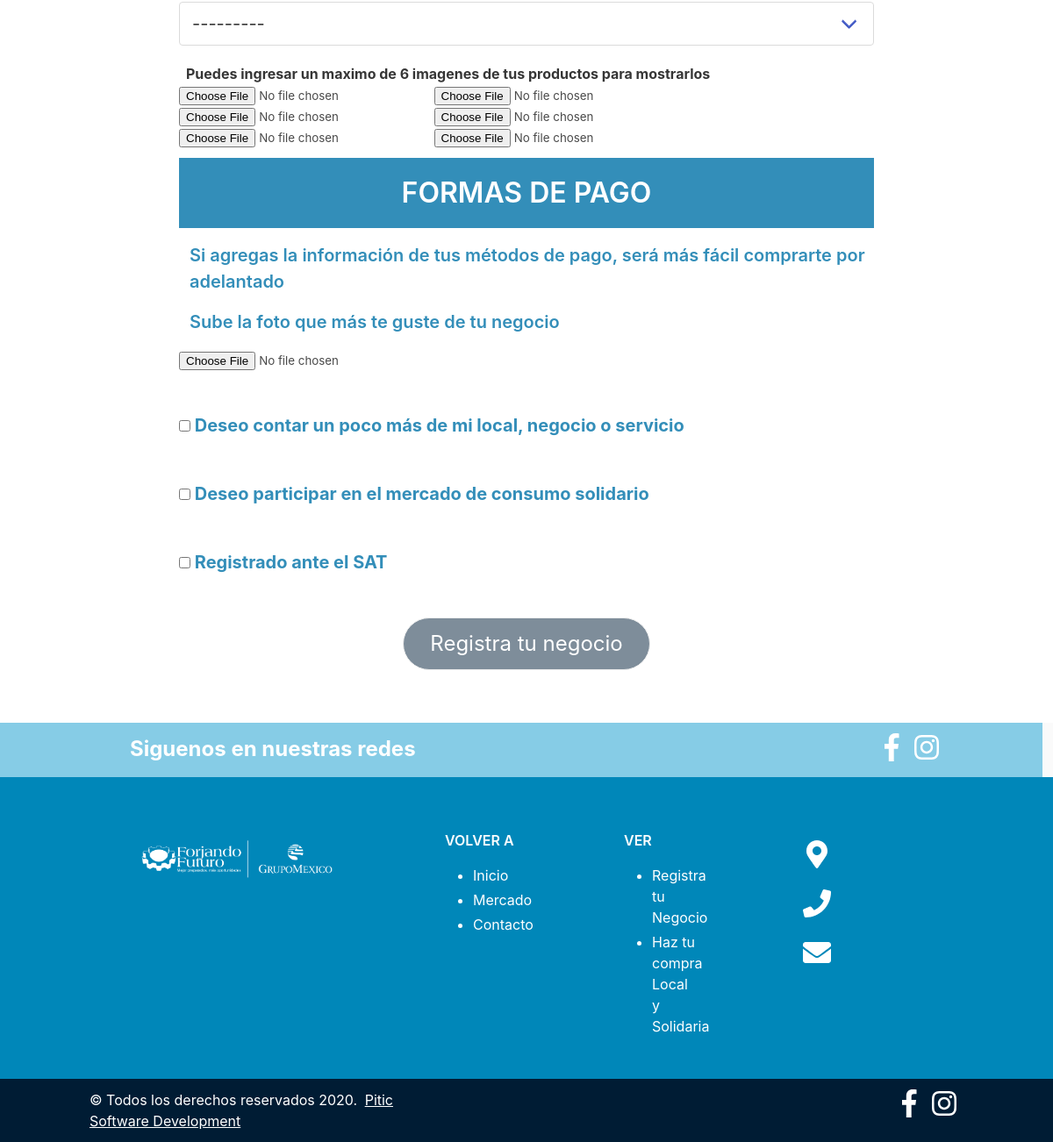
The page /market/register/ (lower part) on the database as committed earlier.
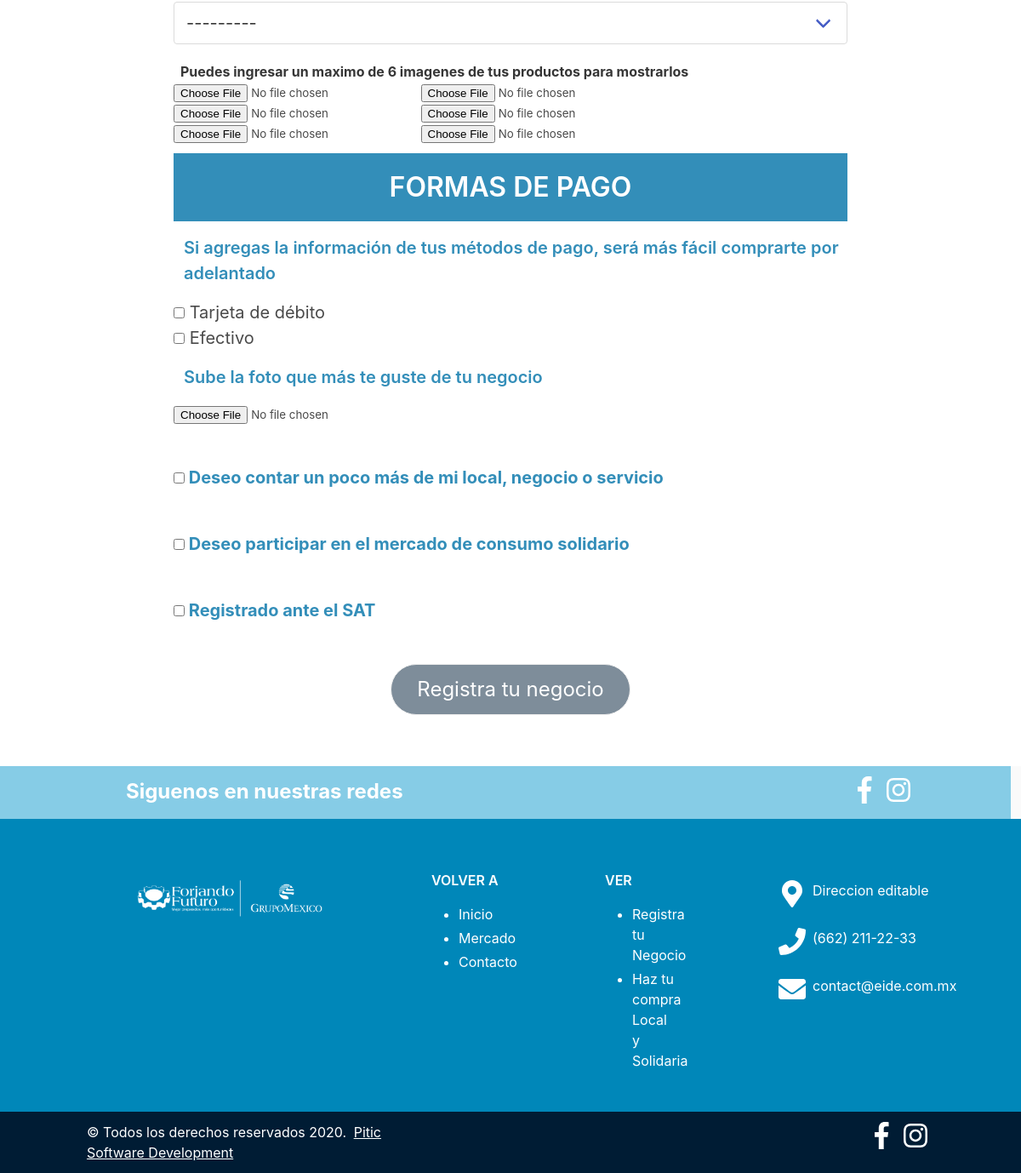
The same page on the database as committed later.
### contact/models.py (models this page shows, shortened)
class Bussiness(models.Model):
    key = models.SlugField(verbose_name='Clave', max_length=100, unique=True)
    name= models.CharField(max_length=100, verbose_name='Nombre')
    address= models.CharField(max_length=100, verbose_name='Direccion')
    phone= models.CharField(max_length=100, verbose_name='Telefono')
    email= models.CharField(max_length=100, verbose_name='Correo electrónico')
    class Meta:
        verbose_name = 'Empresa'
        verbose_name_plural = 'Empresa'
        ordering = ['-name']

### market/views.py (the view, shortened to what this page needs)
# urls.py: path('register/', CompanyCreate.as_view(), name='register'),
class CompanyCreate(CreateView):
    model = Company
    form_class = CompanyForm

### contact/processors.py (called while the page is built)
def ctx_dict(request):
    ctx={}
    bussiness = Bussiness.objects.all()[:1]
    for b in bussiness:
        print(b.name)
        ctx[b.key] = b
    return ctx

### market/models.py (called while the page is built)
    def __str__(self):
        return self.name

    def __str__(self):
        return self.name

    def __str__(self):
        return self.name

    def __str__(self):
        return self.name

### market/templates/market/company_form.html (shortened to what this page needs)
{% extends  'core/base.html' %}
{% load static %}
{% block links %}
    <link href="{% static 'core/css/search.css' %}" rel="stylesheet">
{% endblock links %}}
{% block content %}
    <div class='columns'>
        <div class='column is-2'></div>
        <div class='column '>
            <form action="" method="POST" enctype="multipart/form-data">
                <div class='select is-medium is-fullwidth my-3'>
                    {{form.subactivity}}
                </div>
                <p><label class="label mt-2 ml-2">Puedes ingresar un maximo de 6 imagenes de tus productos para mostrarlos</label></p>
                {{form.product1}}
                {{form.product2}}
                {{form.product3}}
                {{form.product4}}
                {{form.product5}}
                {{form.product6}}
                <div style="background-color: rgb(51,142,185);">
                    <p class='is-size-3 has-text-weight-semibold has-text-white has-text-centered my-3 py-4' >FORMAS DE PAGO</p>
                </div>
                <p class='is-size-5 ml-3 my-4 has-text-weight-semibold' style="color: rgb(51,142,185);">Si agregas la información de tus métodos de pago, será más fácil comprarte por adelantado</p>
                <div class=''>
                        {{form.payment_method}}
                </div>
                <p class='is-size-5 ml-3 my-4 has-text-weight-semibold' style="color: rgb(51,142,185);">Sube la foto que más te guste de tu negocio</p>
                {{form.image}}
                <p class=' has-text-weight-bold mt-6 is-size-5' style="color: rgb(51,142,185);">
                    <label class='checkbox ' >
                        {{form.let_me_know_more}}
                        Deseo contar un poco más de mi local, negocio o servicio
                    </label>
                </p>
                <p class=' has-text-weight-bold mt-6 is-size-5' style="color: rgb(51,142,185);">
                    <label class='checkbox ' >
                        {{form.join}}
                        Deseo participar en el mercado de consumo solidario
                    </label>
                </p>
                 <p class=' has-text-weight-bold mt-6 is-size-5' style="color: rgb(51,142,185);">
                    <label class='checkbox ' >
                        {{form.registerSAT}}
                        Registrado ante el SAT
                    </label>
                </p>
                <div class='has-text-centered'>
                    <button type='submit' class='button is-large is-rounded my-6 has-text-white' style="background-color: rgb(0,30,56);" id='submitBtn'>Registra tu negocio</button>
                </div>
            </form>
        </div>
        <div class='column is-2'></div>
    </div>
    {% load static %}
 {% endblock %}

### core/templates/core/base.html (shortened to what the changed rows need)
<!DOCTYPE html>
<html lang="es">
  <head>
   {% load static %}
   <link rel="stylesheet" href="https://cdn.jsdelivr.net/npm/bulma@0.9.0/css/bulma.min.css">
    <link href="{% static 'core/css/base.css' %}?" rel="stylesheet">
    {% block links %}{% endblock links %}
  </head>
  <body>
    {% block content %} {% endblock %}
    <footer class="footer pt-0 pb-0">
         <div class="uppercontent">
            <div class="columns">
            <div class="column ">
                <div class='section footerColumn4'>
                    <div class=' is-size-6 has-text-white '>
                        <div class='fotter-content-info py-3'>
                            <span class="icon is-medium has-text-white ">
                                <i class=" fas fa-2x fa-map-marker-alt "></i>
                            </span>
                            <span class='px-2'>{{EIDE.address}}</span>
                            </div>
                            <div class='fotter-content-info py-3'>
                            <span class="icon is-medium has-text-white px-2">
                                <i class=" fas fa-2x fa-phone"></i>
                            </span>
                            <span class='px-2'>{{EIDE.phone}}</span>
                            </div>
                                <div class='fotter-content-info py-3'>
                            <span class="icon is-medium has-text-white px-2">
                                <i class=" fas fa-2x fa-envelope"></i>
                            </span>
                            <span class='px-2'>{{EIDE.email}}</span>
                            </div>
                        </div>
                    </div>
                </div>
            </div>
        </div>
    </footer>
</body>
</html>

Rows that differ between the two databases and show on the page:
added Bussiness: address "Direccion editable", phone "(662) 211-22-33", email "contact@eide.com.mx"
Other text that changed with them:
form field payment_method: (not shown) → "☐ ☐"
text now shown: "Tarjeta de débito Efectivo"
